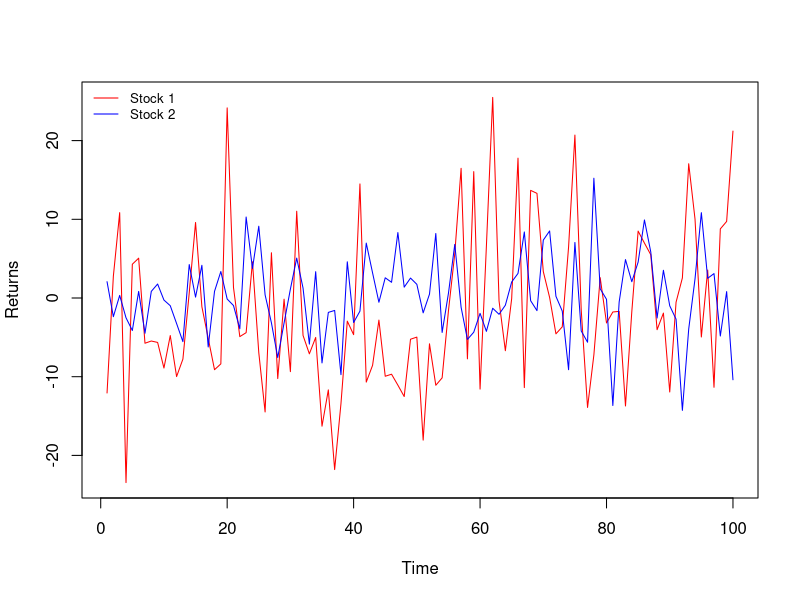

Reproduce this figure in R.
## ---- chunk 1
set.seed(1234)
## ---- chunk 2
stock_1 <- rnorm(100, mean = 0, sd = 10)
stock_2 <- rnorm(100, mean = 0, sd = 5)
## ---- chunk 3

# Plot
plot(x = 1:100,
     y = stock_1,
     type = "l",
     col = "red",
     xlab = "Time",
     ylab = "Returns")
lines(x = 1:100,
      y = stock_2,
      type = "l",
      col = "blue")
legend(x = "topleft",
       legend = c("Stock 1", "Stock 2"),
       col = c("red", "blue"),
       bg = "transparent",
       bty = "n",
       lty = c(1,1),
       cex = 0.8)

## ---- chunk 4
sd(stock_1)
sd(stock_2)
